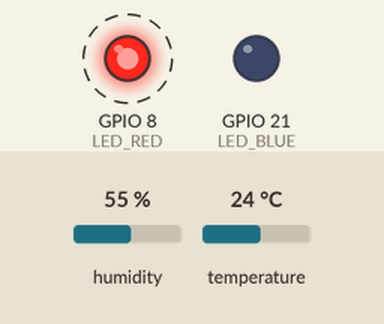
The sketch below on a simulated ESP8266 (NodeMCU). Shown: output pins drawn as LEDs (lit = HIGH). Dashed ring = blinking. Inputs (shaded band) come from the test bench; at power-on: humidity 55 %, temperature 24 °C. What the sketch prints to the serial monitor is not drawn.

Above: at 0.2 s.
Timing chart, 0 to 3.0 s (numbered marks = the images above):
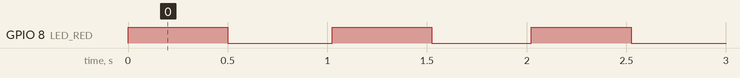

Measured:
- by itself, GPIO 8 (LED_RED): alternates HIGH for 0.50 s and LOW for 0.51 s

The sketch:

DHT11_USART.ino
```cpp
// Example testing sketch for various DHT humidity/temperature sensors
// Written by ladyada, public domain

// REQUIRES the following Arduino libraries:
// - DHT Sensor Library: https://github.com/adafruit/DHT-sensor-library
// - Adafruit Unified Sensor Lib: https://github.com/adafruit/Adafruit_Sensor

#include "DHT.h"
#define  LED_RED  8
#define  LED_BLUE 21
#define DHTPIN 1     // Digital pin connected to the DHT sensor
// Feather HUZZAH ESP8266 note: use pins 3, 4, 5, 12, 13 or 14 --
// Pin 15 can work but DHT must be disconnected during program upload.

// Uncomment whatever type you're using!
#define DHTTYPE DHT11   // DHT 11
//#define DHTTYPE DHT22   // DHT 22  (AM2302), AM2321
//#define DHTTYPE DHT21   // DHT 21 (AM2301)

// Connect pin 1 (on the left) of the sensor to +5V
// NOTE: If using a board with 3.3V logic like an Arduino Due connect pin 1
// to 3.3V instead of 5V!
// Connect pin 2 of the sensor to whatever your DHTPIN is
// Connect pin 3 (on the right) of the sensor to GROUND (if your sensor has 3 pins)
// Connect pin 4 (on the right) of the sensor to GROUND and leave the pin 3 EMPTY (if your sensor has 4 pins)
// Connect a 10K resistor from pin 2 (data) to pin 1 (power) of the sensor

// Initialize DHT sensor.
// Note that older versions of this library took an optional third parameter to
// tweak the timings for faster processors.  This parameter is no longer needed
// as the current DHT reading algorithm adjusts itself to work on faster procs.
DHT dht(DHTPIN, DHTTYPE);

void setup() {
  Serial.begin(115200);
  Serial.println(F("DHTxx test!"));
  pinMode(LED_RED, OUTPUT);
  pinMode(LED_BLUE, OUTPUT);
  dht.begin();
}

void loop() {
  // Wait a few seconds between measurements.
   digitalWrite(LED_RED, HIGH);   // turn the LED on (HIGH is the voltage level)
  delay(500);
 digitalWrite(LED_RED, LOW);    // turn the LED off by making the voltage LOW
   delay(500);
  // Reading temperature or humidity takes about 250 milliseconds!
  // Sensor readings may also be up to 2 seconds 'old' (its a very slow sensor)
  float h = dht.readHumidity();
  // Read temperature as Celsius (the default)
  float t = dht.readTemperature();
  // Read temperature as Fahrenheit (isFahrenheit = true)
  float f = dht.readTemperature(true);

  // Check if any reads failed and exit early (to try again).
  if (isnan(h) || isnan(t) || isnan(f)) {
    Serial.println(F("Failed to read from DHT sensor!"));
    return;
  }
  Serial.print(F("Humidity: "));
  Serial.print(h);
  Serial.print(F("%  Temperature: "));
  Serial.print(t);
  Serial.print(F("C "));

}
```
